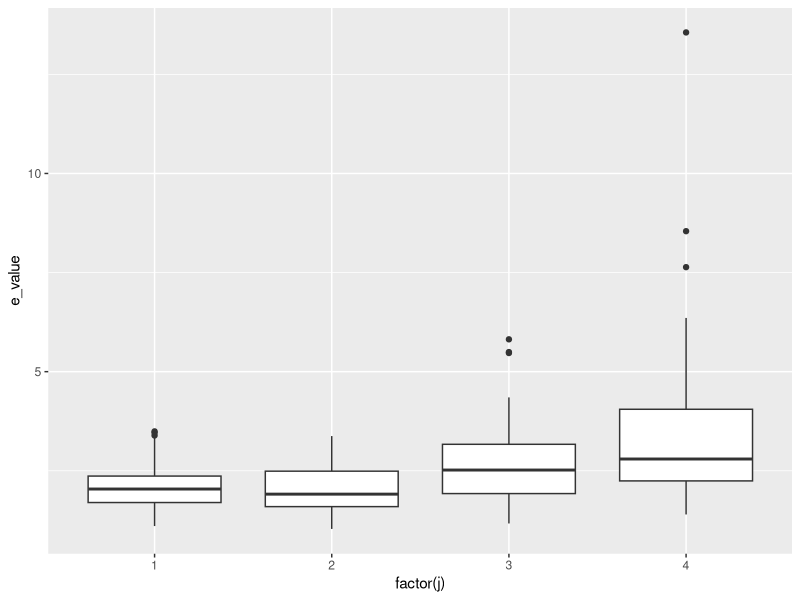
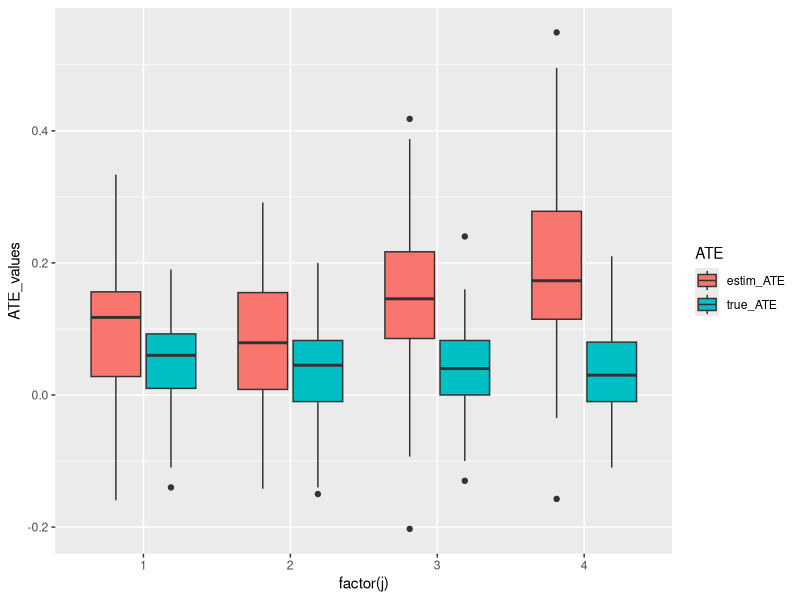

The R source for these figures, in order:
# Simulation Study
# 15.12.2024
# Ermioni Athanasiadi

library(tidyverse)
library(ggplot2)


# Step 1: Generate Data for sensitivity analysis with e-value
set.seed(456)

sim <- 100  # number of simulations
N <- 100  # sample size per simulation

# Coefficients
beta_ux <- c(0.5, 0.8, 1.8, 3.5)  # Coefficient for confounder (U) on X
#beta_ux <- 0.8
beta_y0 <- 1
beta_y1 <- 1.5

# prob_u <- c(0.5, 0.6, 0.75, 0.9)
prob_u <- 0.5

m <- length(beta_ux)

# create a list to store all dataframes of varying m
results_list <- vector("list", m)

results <- data.frame(
  sim = integer(sim),
  j = integer(sim),
  beta_ux = integer(sim),
  coef_x = numeric(sim),
  coef_x_u = numeric(sim),
  true_ATE = numeric(sim),
  estim_ATE = numeric(sim),
  rr = numeric(sim),
  e_value = numeric(sim)
)


results_by_u <- data.frame(
  u_variant = integer(m),
  mean_evalue = numeric(m),
  true_ATE = numeric(m),
  estim_ATE = numeric(m),
  bias = numeric(m)
                            )

for (j in 1:m) {
  for (i in 1:sim) {
    # Unmeasured confounder U
    u <- rbinom(N, 1, prob_u)
    
    # treatment X based on U
    prob_x <- plogis(beta_ux[j] * u)
    x <- rbinom(N, 1, prob_x)
    
    error <- rnorm(N)
    
    # potential outcomes
    y0 <- rbinom(N, 1, prob = plogis(beta_y0 * u))
    y1 <- rbinom(N, 1, prob = plogis(beta_y1 * u))
    
    # Binary outcome Y based on X, U
    #  y_prob <- plogis(beta0 + beta1 * x + beta2 * u + error)
    y <- x * y1 + (1-x) * y0
    
    df <- data.frame(id = 1:N, x, y, y1, y0, u)
    
    
    m1 <- glm(y ~ x, data = df, family = "binomial")  # Without U
    m2 <- glm(y ~ x + u, data = df, family = "binomial")  # With U
    
    cont_tab <- table(df$y, df$x)
    A <- cont_tab[1]
    B <- cont_tab[3]
    C <- cont_tab[2]
    D <- cont_tab[4]
    
    # Compute relative risk (RR)
    RR <- (A / (A + B)) / (C / (C + D))
    # RR for E-value: assumed to be equivalent between U = 0 and U = 1
    
    # results
    
    results[i, ] <- c(
    #assign(paste0("results", j), data.frame(
      sim = i,
      j = j,
      beta_ux = beta_ux[j],
      coef_x = coef(m1)["x"],  # Coefficient for X without U
      coef_x_u = coef(m2)["x"],  # Coefficient for X with U
      true_ATE =  mean(df$y1) - mean(df$y0),
      estim_ATE = mean(df$y[df$x == 1]) - mean(df$y[df$x == 0]),
      rr = RR,  # Relative risk
      e_value = RR + sqrt(RR * (RR-1))

      )
  
  }
  results_list[[j]] <- results
  
  results_by_u[j, ] <- c(
    u_variant = j,
    mean_evalue = mean(results$e_value, na.rm = T),
    true_ATE = mean(results$true_ATE),
    estim_ATE = mean(results$estim_ATE),
    bias = 0
                        )
}

tot_results <- do.call(rbind, results_list)

# calculate bias as difference between real and estimated ATE
results_by_u$bias = results_by_u$estim_ATE - results_by_u$true_ATE
# add also diff between RR's ?

# look at results
results_by_u
summary(results_by_u)


results_by_u$u_variant <- as.factor(results_by_u$u_variant)


long_totres <- tot_results %>%
  pivot_longer(
    names_to = "ATE",
    values_to = "ATE_values",
    cols = c("true_ATE",  "estim_ATE")
    
  )

str(long_totres)
long_totres$sim <-  as.factor(long_totres$sim)
long_totres$j <-    as.factor(long_totres$j)

# Visualize results

ggplot(tot_results, aes(x = factor(j), y = e_value)) +
  geom_boxplot()


ggplot(long_totres, aes(x = factor(j), y = ATE_values, fill = ATE)) +
  geom_boxplot()


